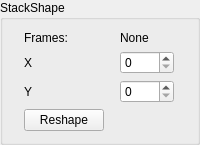
             <widget class="QGroupBox" name="groupBox">
              <property name="title">
               <string>StackShape</string>
              </property>
              <layout class="QGridLayout" name="gridLayout">
               <item row="0" column="1">
                <widget class="QLabel" name="framesLabel">
                 <property name="text">
                  <string>None</string>
                 </property>
                </widget>
               </item>
               <item row="2" column="1">
                <widget class="QSpinBox" name="nYSpinBox">
                 <property name="sizePolicy">
                  <sizepolicy hsizetype="Maximum" vsizetype="Fixed">
                   <horstretch>0</horstretch>
                   <verstretch>0</verstretch>
                  </sizepolicy>
                 </property>
                 <property name="minimum">
                  <number>0</number>
                 </property>
                 <property name="maximum">
                  <number>4096</number>
                 </property>
                </widget>
               </item>
               <item row="1" column="1">
                <widget class="QSpinBox" name="nXSpinBox">
                 <property name="sizePolicy">
                  <sizepolicy hsizetype="Maximum" vsizetype="Fixed">
                   <horstretch>0</horstretch>
                   <verstretch>0</verstretch>
                  </sizepolicy>
                 </property>
                 <property name="minimum">
                  <number>0</number>
                 </property>
                 <property name="maximum">
                  <number>4096</number>
                 </property>
                </widget>
               </item>
               <item row="2" column="0">
                <widget class="QLabel" name="label_7">
                 <property name="text">
                  <string>Y</string>
                 </property>
                </widget>
               </item>
               <item row="0" column="0">
                <widget class="QLabel" name="label_4">
                 <property name="sizePolicy">
                  <sizepolicy hsizetype="Preferred" vsizetype="Preferred">
                   <horstretch>0</horstretch>
                   <verstretch>0</verstretch>
                  </sizepolicy>
                 </property>
                 <property name="text">
                  <string>Frames:</string>
                 </property>
                </widget>
               </item>
               <item row="1" column="0">
                <widget class="QLabel" name="label_6">
                 <property name="sizePolicy">
                  <sizepolicy hsizetype="Preferred" vsizetype="Preferred">
                   <horstretch>0</horstretch>
                   <verstretch>0</verstretch>
                  </sizepolicy>
                 </property>
                 <property name="text">
                  <string>X</string>
                 </property>
                </widget>
               </item>
               <item row="3" column="0">
                <widget class="QPushButton" name="reshapeButton">
                 <property name="sizePolicy">
                  <sizepolicy hsizetype="Maximum" vsizetype="Fixed">
                   <horstretch>0</horstretch>
                   <verstretch>0</verstretch>
                  </sizepolicy>
                 </property>
                 <property name="text">
                  <string>Reshape</string>
                 </property>
                </widget>
               </item>
              </layout>
             </widget>
